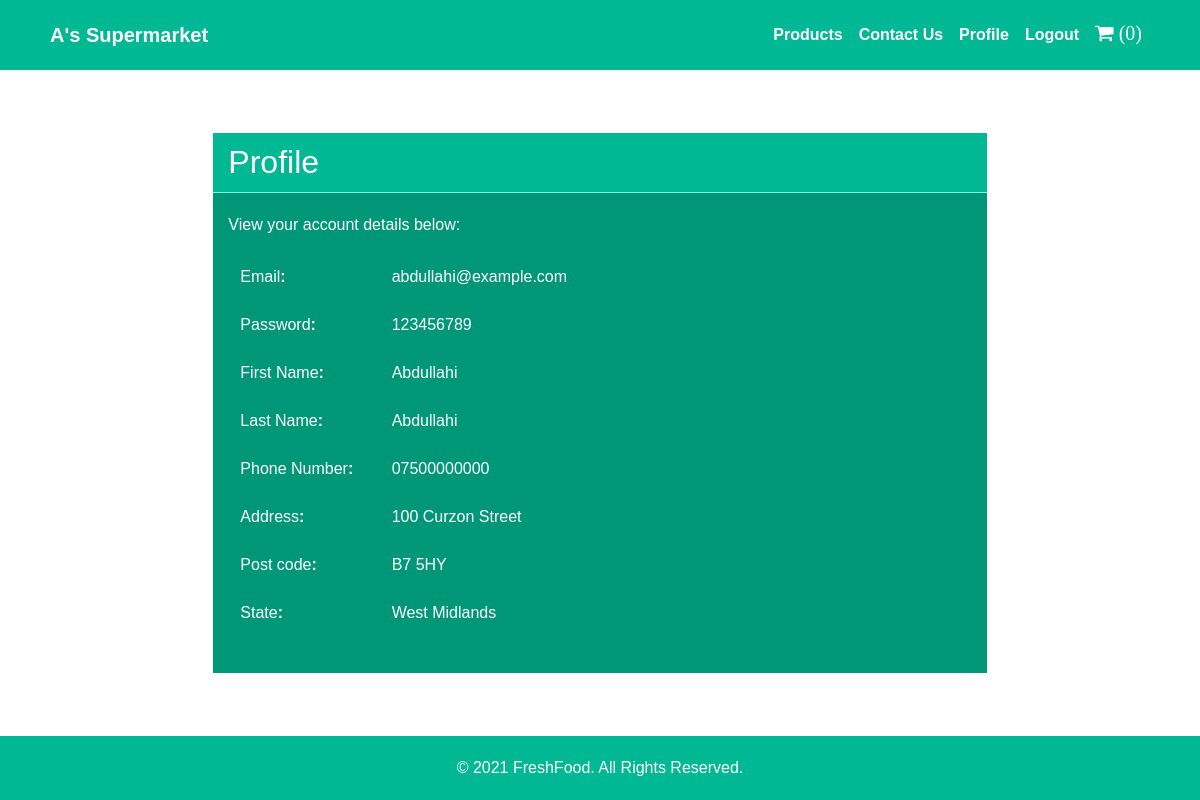
The app's page /Profile.php (signed in) with its own data.
### tables this page shows
CREATE TABLE `customers` (
  `Customer_ID` int(5) NOT NULL,
  `Email` varchar(100) NOT NULL,
  `Password` varchar(255) NOT NULL,
  `FirstName` varchar(50) DEFAULT NULL,
  `LastName` varchar(50) DEFAULT NULL,
  `PhoneNumber` varchar(15) DEFAULT NULL,
  `Address` varchar(50) DEFAULT NULL,
  `PostCode` varchar(15) DEFAULT NULL,
  `State` varchar(50) DEFAULT NULL
);

### Profile.php (the view, shortened to what this page needs)
<?php
$servername = "localhost";
$email = "root";
$password = '';
$dbname = "20168107";
$con = new mysqli($servername, $email, $password, $dbname);
$stat = $con->prepare('SELECT password, FirstName, LastName, PhoneNumber, Address, PostCode, State FROM customers WHERE Customer_Id = ?');
$stat->bind_param('i', $_SESSION['id']);
$stat->execute();
$stat->bind_result($password, $FirstName, $LastName, $PhoneNumber, $Address, $PostCode, $State);
include_once("./includes/header2.php");
?>
    <section class="sec_profile">
        <div class="container-fluid">
            <div class="row">
                <div class="col-md-8 mx-auto profile_heading">
                    <h2 class="mb-0">Profile</h2>
                </div>
                <div class="col-md-8 mx-auto profile_desc">
                    <p>View your account details below:</p>
                    <table class="table table-borderless profile_table">
                        <tr>
                            <td class="td_first">Email<strong>:</strong></td>
                            <td><?= $_SESSION['name'] ?></td>
                        </tr>
                        <tr>
                            <td class="td_first">Password<strong>:</strong></td>
                            <td><?= $password ?></td>
                        </tr>
                        <tr>
                            <td class="td_first">First Name<strong>:</strong></td>
                            <td><?= $FirstName ?></td>
                        </tr>
                        <tr>
                            <td class="td_first">Last Name<strong>:</strong></td>
                            <td><?= $LastName ?></td>
                        </tr>
                        <tr>
                            <td class="td_first">Phone Number<strong>:</strong></td>
                            <td><?= $PhoneNumber ?></td>
                        </tr>
                        <tr>
                            <td class="td_first">Address<strong>:</strong></td>
                            <td><?= $Address ?></td>
                        </tr>
                        <tr>
                            <td class="td_first">Post code<strong>:</strong></td>
                            <td><?= $PostCode ?></td>
                        </tr>
                        <tr>
                            <td class="td_first">State<strong>:</strong></td>
                            <td><?= $State ?></td>
                        </tr>
                    </table>
                </div>
            </div>
        </div>
    </section>
<?php
include_once('./includes/footer.php');
?>

### css/Products.css (style rules this page uses)
* { margin: 0; padding: 0; box-sizing: border-box; }
body { font-family: sans-serif; }

### script/css/main.css (style rules this page uses)
* { margin: 0; padding: 0; box-sizing: border-box; }
body { font-family: sans-serif; min-height: 100vh; display: flex; flex-direction: column; justify-content: space-between; }
:root { --dark: #000; --light: #fff; }

### script/css/Profile.css (style rules this page uses)
* { margin: 0; padding: 0; box-sizing: border-box; }
body { font-family: sans-serif; }
:root { --dark: #000; --light: #fff; }
.sec_profile { padding: 50px 20px; }
.profile_heading { background: #00b894; border-bottom: 1px solid #79ffe4; padding-top: 10px; padding-bottom: 10px; color: var(--light); }
.profile_desc { background: #009678; padding-top: 20px; padding-bottom: 20px; color: var(--light); }
.profile_table { width: 50%; }

### records on screen
customers: Password "123456789", FirstName "Abdullahi", LastName "Abdullahi", PhoneNumber "07500000000", Address "100 Curzon Street", PostCode "B7 5HY", State "West Midlands"

### other values on screen
$_SESSION['name'] "abdullahi@example.com"
